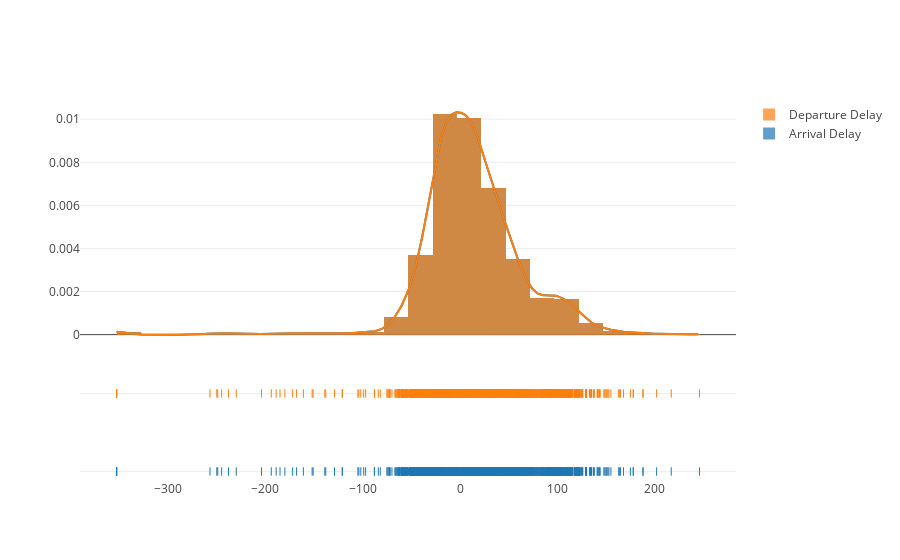

The notebook cell this image was saved under:
### Code cell
pyo.iplot(fig)

### Figure 1 — Plotly figure (JSON) as saved in the notebook; plotly's stock layout.template omitted (floating-point values rounded to 4 significant figures; data arrays with more than 128 entries replaced by an {"elided": "..."} marker saying what was removed)
{"data": [{"autobinx": false, "histnorm": "probability density", "legendgroup": "Arrival Delay", "marker": {"color": "rgb(31, 119, 180)"}, "name": "Arrival Delay", "opacity": 0.7, "type": "histogram", "uid": "fc7f6fe8-d313-4888-96fb-d6de9a867bad", "x": {"elided": "2566 int values"}, "xaxis": "x", "xbins": {"end": 246, "size": 25, "start": -353}, "yaxis": "y"}, {"autobinx": false, "histnorm": "probability density", "legendgroup": "Departure Delay", "marker": {"color": "rgb(255, 127, 14)"}, "name": "Departure Delay", "opacity": 0.7, "type": "histogram", "uid": "8ff57feb-3058-480b-92ac-7fe1cfd8da59", "x": {"elided": "2566 int values"}, "xaxis": "x", "xbins": {"end": 246, "size": 25, "start": -353}, "yaxis": "y"}, {"legendgroup": "Arrival Delay", "marker": {"color": "rgb(31, 119, 180)"}, "mode": "lines", "name": "Arrival Delay", "showlegend": false, "type": "scatter", "uid": "05784de5-7305-43ff-8dd7-f01b44022de0", "x": {"elided": "500 float values"}, "xaxis": "x", "y": {"elided": "500 float values"}, "yaxis": "y"}, {"legendgroup": "Departure Delay", "marker": {"color": "rgb(255, 127, 14)"}, "mode": "lines", "name": "Departure Delay", "showlegend": false, "type": "scatter", "uid": "39fa381c-c981-4464-9b36-988492d5eed7", "x": {"elided": "500 float values"}, "xaxis": "x", "y": {"elided": "500 float values"}, "yaxis": "y"}, {"legendgroup": "Arrival Delay", "marker": {"color": "rgb(31, 119, 180)", "symbol": "line-ns-open"}, "mode": "markers", "name": "Arrival Delay", "showlegend": false, "type": "scatter", "uid": "4062793b-d85c-4b94-bbac-d6c858016496", "x": {"elided": "2566 int values"}, "xaxis": "x", "y": {"elided": "2566 str values"}, "yaxis": "y2"}, {"legendgroup": "Departure Delay", "marker": {"color": "rgb(255, 127, 14)", "symbol": "line-ns-open"}, "mode": "markers", "name": "Departure Delay", "showlegend": false, "type": "scatter", "uid": "59eac3ad-8723-4a5e-99e1-86edc11c4e81", "x": {"elided": "2566 int values"}, "xaxis": "x", "y": {"elided": "2566 str values"}, "yaxis": "y2"}], "layout": {"barmode": "overlay", "hovermode": "closest", "legend": {"traceorder": "reversed"}, "xaxis": {"anchor": "y2", "domain": [0, 1], "zeroline": false}, "yaxis": {"anchor": "free", "domain": [0.35, 1], "position": 0}, "yaxis2": {"anchor": "x", "domain": [0, 0.25], "dtick": 1, "showticklabels": false}}}
